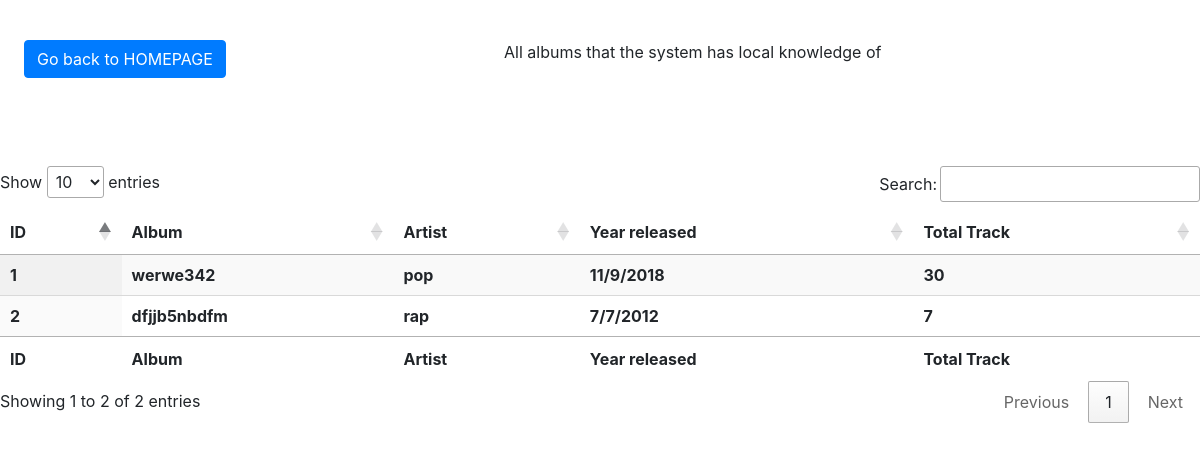
Screenshot of /GET/albums with the database file from the repository.
### main.py (models this page shows, shortened)
class Albums(Base):
    __tablename__ = 'album'
    id = Column(Integer, primary_key=True)
    album_id = Column(String(250), nullable=False)
    name = Column(String(250), nullable=False)
    release_date = Column(String(250), nullable=False)
    total_track = Column(Integer)

### main.py (the view)
@app.route('/GET/albums')
def get_album():
    session = DBSession()
    user_check=session.query(Albums).order_by(Albums.id)
    return render_template('get_albums.html', album_list=user_check)

### templates/get_albums.html (shortened to what this page needs)
<!doctype html>
<html>
<head>
	<link rel="stylesheet" href="https://maxcdn.bootstrapcdn.com/bootstrap/4.0.0/css/bootstrap.min.css">
		<link rel="stylesheet" href="https://cdn.datatables.net/1.10.19/css/jquery.dataTables.min.css">
<link rel="stylesheet" href="https://cdn.datatables.net/select/1.2.7/css/select.dataTables.min.css">
</head>
<body>
	<div style="padding-bottom: 150px;"><a class="btn btn-primary" href="/home" style="top: 5%;left: 2%;position: absolute">Go back to HOMEPAGE</a></div>
	<div style="top: 5%;left: 42%;position: absolute">All albums that the system has local knowledge of</div>
	<div>
	<table id="example" class="display" cellspacing="0" width="100%">
	  <thead>
		<tr>
		  <th scope="col">ID</th>
		  <th scope="col">Album</th>
		  <th scope="col">Artist</th>
		  <th scope="col">Year released</th>
		   <th scope="col">Total Track</th>
		</tr>
	  </thead>
	  <tfoot>
		<tr>
		  <th scope="col">ID</th>
		  <th scope="col">Album</th>
		  <th scope="col">Artist</th>
		  <th scope="col">Year released</th>
		   <th scope="col">Total Track</th>
		</tr>
	  </tfoot>
	  <tbody>
		  {% if album_list %}
			{% for segment in album_list %}
				<tr>
					<th>{{segment.id}}</th>
				  <th>{{segment.album_id}}</th>
				  <th>{{segment.name}}</th>
				  <th>{{segment.release_date}}</th>
				   <th>{{segment.total_track}}</th>
				</tr>
			  {% endfor %}
		   {% endif %}
	  </tbody>
	</table>
</body>
</html>

### rows the page displays
Albums: id "1", album_id "werwe342", name "pop", release_date "11/9/2018", total_track "30"
Albums: id "2", album_id "dfjjb5nbdfm", name "rap", release_date "7/7/2012", total_track "7"
